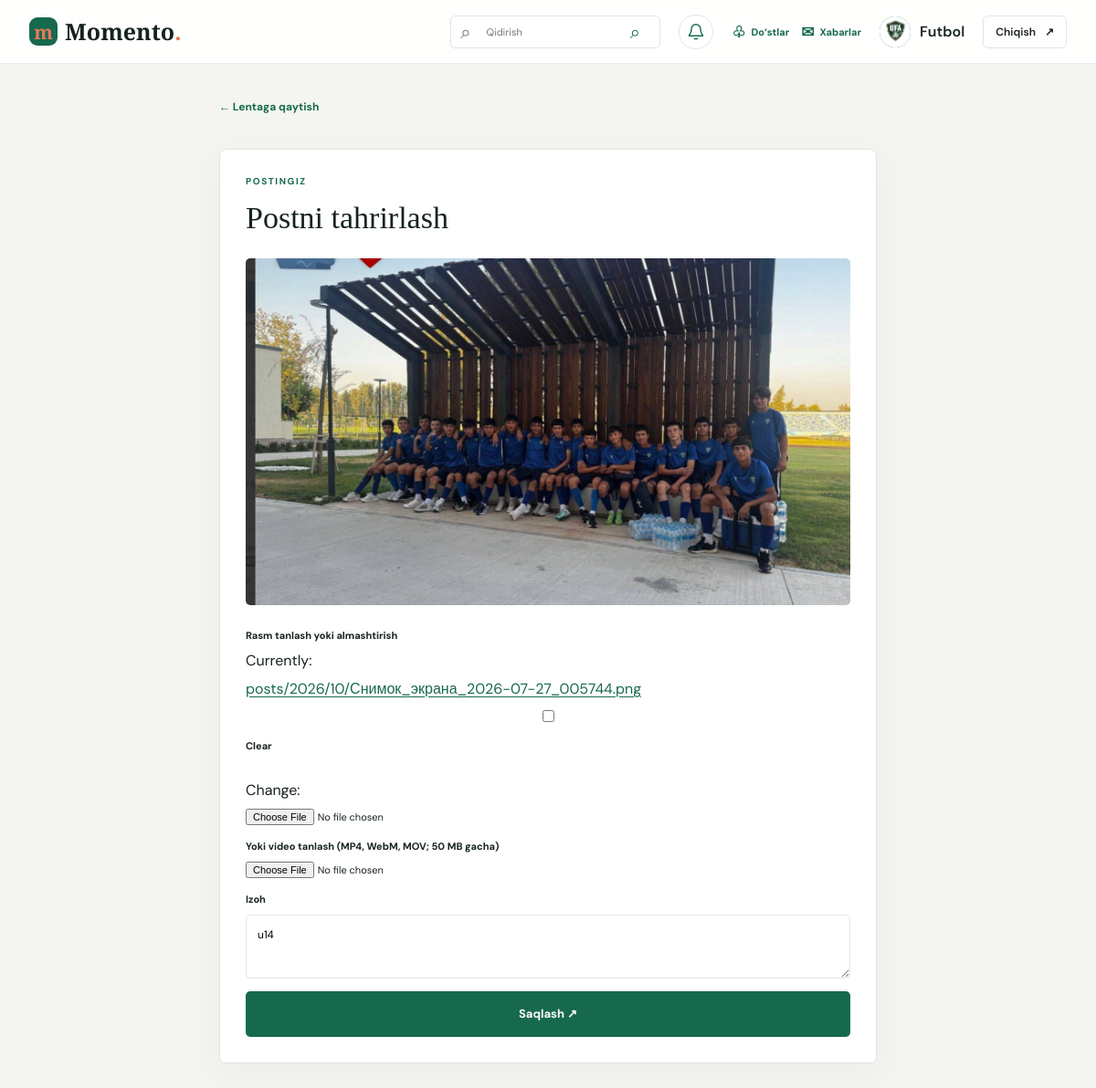
/posts/3/edit/ (signed in), run on the app's committed database.
### app/models.py (models this page shows, shortened)
class Profile(models.Model):
	user = models.OneToOneField(User, on_delete=models.CASCADE, related_name='profile')
	avatar = models.ImageField(upload_to='avatars/', blank=True)
	birth_year = models.PositiveSmallIntegerField(null=True, blank=True)
	last_seen = models.DateTimeField(default=timezone.now)

class Post(models.Model):
	author = models.ForeignKey(User, on_delete=models.CASCADE, related_name='posts')
	image = models.ImageField(upload_to='posts/%Y/%m/', blank=True, null=True)
	video = models.FileField(
		upload_to='posts/%Y/%m/videos/',
		blank=True,
		null=True,
		validators=[FileExtensionValidator(allowed_extensions=['mp4', 'webm', 'mov'])],
	)
	caption = models.CharField(max_length=500, blank=True)
	created_at = models.DateTimeField(auto_now_add=True)
	class Meta:
		ordering = ['-created_at']

### app/views.py (the view)
# urls.py: path('posts/<int:post_id>/edit/', views.edit_post, name='edit_post'),
@login_required
def edit_post(request, post_id):
	post = get_object_or_404(Post, pk=post_id, author=request.user)
	profile, _ = Profile.objects.get_or_create(user=request.user)
	form = PostForm(request.POST or None, request.FILES or None, instance=post)
	if request.method == 'POST' and form.is_valid():
		form.save()
		messages.success(request, 'Postingiz yangilandi.')
		return redirect('home')
	return render(request, 'app/edit_post.html', {'profile': profile, 'form': form, 'post': post})

### app/forms.py
class PostForm(ImageOrVideoFormMixin, forms.ModelForm):
    class Meta:
        model = Post
        fields = ['image', 'video', 'caption']
        widgets = {
            'image': forms.ClearableFileInput(attrs={'accept': 'image/*'}),
            'video': forms.ClearableFileInput(attrs={
                'accept': 'video/mp4,video/webm,video/quicktime,.mp4,.webm,.mov',
            }),
            'caption': forms.Textarea(attrs={
                'rows': 2,
                'placeholder': 'Surat haqida yozing...',
                'maxlength': 500,
            }),
        }

### templates/app/edit_post.html (shortened to what this page needs)
{% extends 'app/base.html' %}
{% block content %}
<section class="community-page">
  <a class="back-link" href="{% url 'home' %}">← Lentaga qaytish</a>
  <div class="community-panel">
    <p class="eyebrow">POSTINGIZ</p><h1>Postni tahrirlash</h1>
    {% if post.video %}
      <video class="edit-post-preview" controls preload="metadata" playsinline><source src="{{ post.video.url }}"></video>
    {% else %}
      <img class="edit-post-preview" src="{{ post.image.url }}" alt="{{ post.caption|default:'Post rasmi' }}">
    {% endif %}
    <form method="post" enctype="multipart/form-data" class="edit-post-form">
      <label for="{{ form.image.id_for_label }}">Rasm tanlash yoki almashtirish</label>{{ form.image }}
      <label for="{{ form.video.id_for_label }}">Yoki video tanlash (MP4, WebM, MOV; 50 MB gacha)</label>{{ form.video }}
      <label for="{{ form.caption.id_for_label }}">Izoh</label>{{ form.caption }}
      <button class="button button-primary" type="submit">Saqlash ↗</button>
    </form>
  </div>
</section>
{% endblock %}

### templates/app/base.html (shortened to what this page needs)
{% load static %}
<!doctype html>
<html lang="uz">
<head>
  <link rel="stylesheet" href="{% static 'app/styles.css' %}">
</head>
<body>
  <header class="topbar">
    <div class="topbar-inner">
      <a class="wordmark" href="{% if user.is_authenticated %}{% url 'home' %}{% else %}{% url 'login' %}{% endif %}"><span class="wordmark-icon">m</span>Momento<span class="wordmark-dot">.</span></a>
      {% if user.is_authenticated %}
        <div class="topbar-actions">
          <form class="topbar-search" method="get" action="{% url 'search' %}">
            <span aria-hidden="true">⌕</span>
            <input type="search" name="q" placeholder="Qidirish" aria-label="Odamlarni qidiring" value="{% if request.resolver_match.url_name == 'search' %}{{ request.GET.q }}{% endif %}">
            <button type="submit" aria-label="Qidirish"><span aria-hidden="true">⌕</span></button>
          </form>
          <div
            class="notification-center"
            data-notification-feed="{% url 'notification_feed' %}"
            data-notification-read-template="{% url 'notification_mark_read' 0 %}"
          >
            <button class="notification-toggle" type="button" aria-label="Bildirishnomalar" aria-expanded="false">
              <svg aria-hidden="true" viewBox="0 0 24 24"><path d="M18 8a6 6 0 0 0-12 0c0 7-3 7-3 9h18c0-2-3-2-3-9M10 21h4"/></svg>
            </button>
          </div>
          <nav class="social-links" aria-label="Hamjamiyat">
            <a href="{% url 'friends' %}" aria-label="Do‘stlar"><span aria-hidden="true">♧</span><span>Do‘stlar</span></a>
            <a href="{% url 'inbox' %}" aria-label="Xabarlar"><span aria-hidden="true">✉</span><span>Xabarlar</span></a>
          </nav>
          <a class="profile-link" href="{% url 'profile' %}">
            <span class="avatar avatar-header">
              {% if profile.avatar %}<img src="{{ profile.avatar.url }}" alt="">{% else %}{{ user.username|first|upper }}{% endif %}
            </span>
            <span class="user-name">{{ user.username }}</span>
          </a>
          <form method="post" action="{% url 'logout' %}">
            <button class="logout-button" type="submit">Chiqish <span aria-hidden="true">↗</span></button>
          </form>
        </div>
      {% else %}
        <nav class="auth-top-links" aria-label="Akkaunt">
          <a href="{% url 'login' %}">Kirish</a>
          <a class="join-link" href="{% url 'signup' %}">Akkaunt ochish <span aria-hidden="true">↗</span></a>
        </nav>
      {% endif %}
    </div>
  </header>
  <main class="page-main">
    {% block content %}{% endblock %}
  </main>
</body>
</html>

### data on the page
Profile: avatar (picture)
Post: image (picture), caption "u14"

### other printed values
{{ user.username }} "Futbol"
